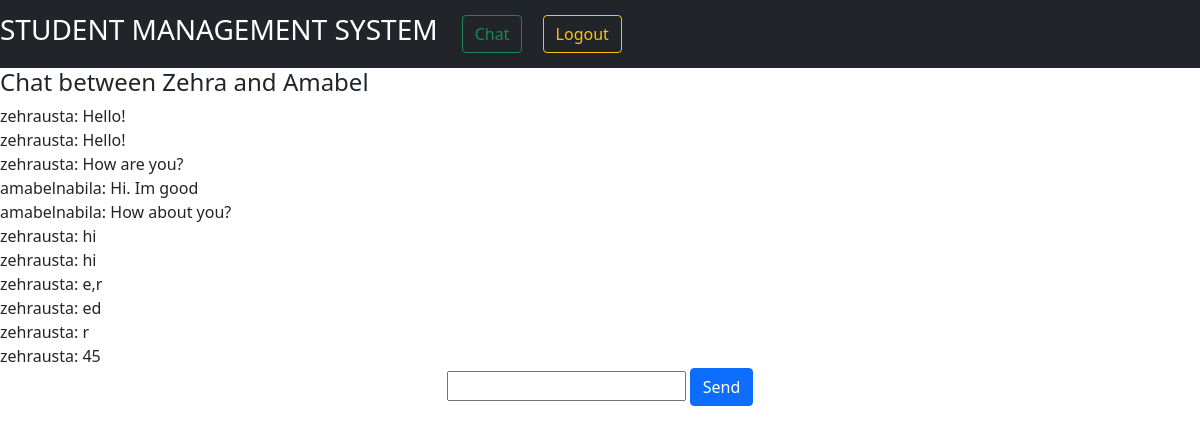
Screenshot of /chat/3 (signed in) with the database file from the repository.
### StudentManagementSystem/models.py (models this page shows)
class CustomUser(AbstractUser):
    TEACHER = '1'
    STUDENT = '2'
    user_type_data = ((TEACHER, "Teacher"), (STUDENT, "Student"))
    user_type = models.CharField(default=2, choices=user_type_data, max_length=10)

class ChatMessage(models.Model):
    id = models.AutoField(primary_key=True)
    conversation_id = models.ForeignKey(Conversation, on_delete=models.CASCADE)
    from_id = models.ForeignKey(CustomUser, on_delete=models.CASCADE)
    to_id = models.IntegerField(blank=False, null=False)
    text = models.CharField(default="", max_length=300)
    created_at = models.DateTimeField(auto_now_add=True)
    updated_at = models.DateTimeField(auto_now=True)
    objects = models.Manager()

### StudentManagementSystem/views.py (the view)
# urls.py: path('chat/<int:id>', views.chat, name="chat"),
def chat(request, id):
    to_id = id
    from_id = request.user.id
    messages = []
    C1 = Q(member1=to_id)
    C2 = Q(member2=from_id)
    C3 = Q(member1=from_id)
    C4 = Q(member2=to_id)
    if Conversation.objects.filter(C1 & C2).exists():
        conversation = Conversation.objects.get(C1 & C2)
    elif Conversation.objects.filter(C3 & C4).exists():
        conversation = Conversation.objects.get(C3 & C4)
    else:
        conversation = Conversation(member1=from_id, member2=to_id)
        conversation.save()
    if ChatMessage.objects.filter(conversation_id=conversation.id).exists():
        chat_messages = ChatMessage.objects.filter(conversation_id=conversation.id)
        messages = chat_messages
    sender = CustomUser.objects.get(id=request.user.id)
    to = CustomUser.objects.get(id=to_id)
    context = {
        "id": conversation.id,
        "from": sender,
        "to": to,
        "messages": messages,
    }
    return render(request, "chat.html", context)

### templates/chat.html (shortened to what this page needs)
<!DOCTYPE html>
<html lang="en">
<head>
    <link href="https://cdn.jsdelivr.net/npm/bootstrap@5.0.0-beta3/dist/css/bootstrap.min.css" rel="stylesheet">
</head>
<nav class="navbar navbar-expand-lg navbar-dark bg-dark">
    <a class="navbar-brand" href=""><h3>STUDENT MANAGEMENT SYSTEM</h3></a>
  <div class="collapse navbar-collapse" id="navbarSupportedContent">
    <form class="form-inline my-2 my-lg-0">
        <a href="/conversations/" class="btn btn-outline-success my-1 mx-2">Chat</a>
        <a href="/logout_user" class="btn btn-outline-warning my-1 mx-2">Logout</a>
    </form>
  </div>
</nav>
<body>
    <h4>Chat between {{ from.first_name }} and {{ to.first_name }}</h4>
  {% for message in messages %}
      <div>
          {{ message.from_id }}: {{ message.text }}
      </div>
  {% endfor %}
<form method="POST" action="{% url 'sendMessage' %}">
    <div class="form-group" style="text-align:center">
        <input type="text" id="new_message" name="new_message"/>
        <input type="submit" class="btn btn-primary" id="submit_message" value="Send"/>
    </div>
</form>
</body>
</html>

### rows the page displays
CustomUser: first_name "Zehra"
CustomUser: first_name "Amabel"
ChatMessage: from_id "zehrausta", text "Hello!"
ChatMessage: from_id "zehrausta", text "Hello!"
ChatMessage: from_id "zehrausta", text "How are you?"
ChatMessage: from_id "amabelnabila", text "Hi. Im good"
ChatMessage: from_id "amabelnabila", text "How about you?"
ChatMessage: from_id "zehrausta", text "hi"
ChatMessage: from_id "zehrausta", text "hi"
ChatMessage: from_id "zehrausta", text "e,r"
ChatMessage: from_id "zehrausta", text "ed"
ChatMessage: from_id "zehrausta", text "r"
ChatMessage: from_id "zehrausta", text "45"
